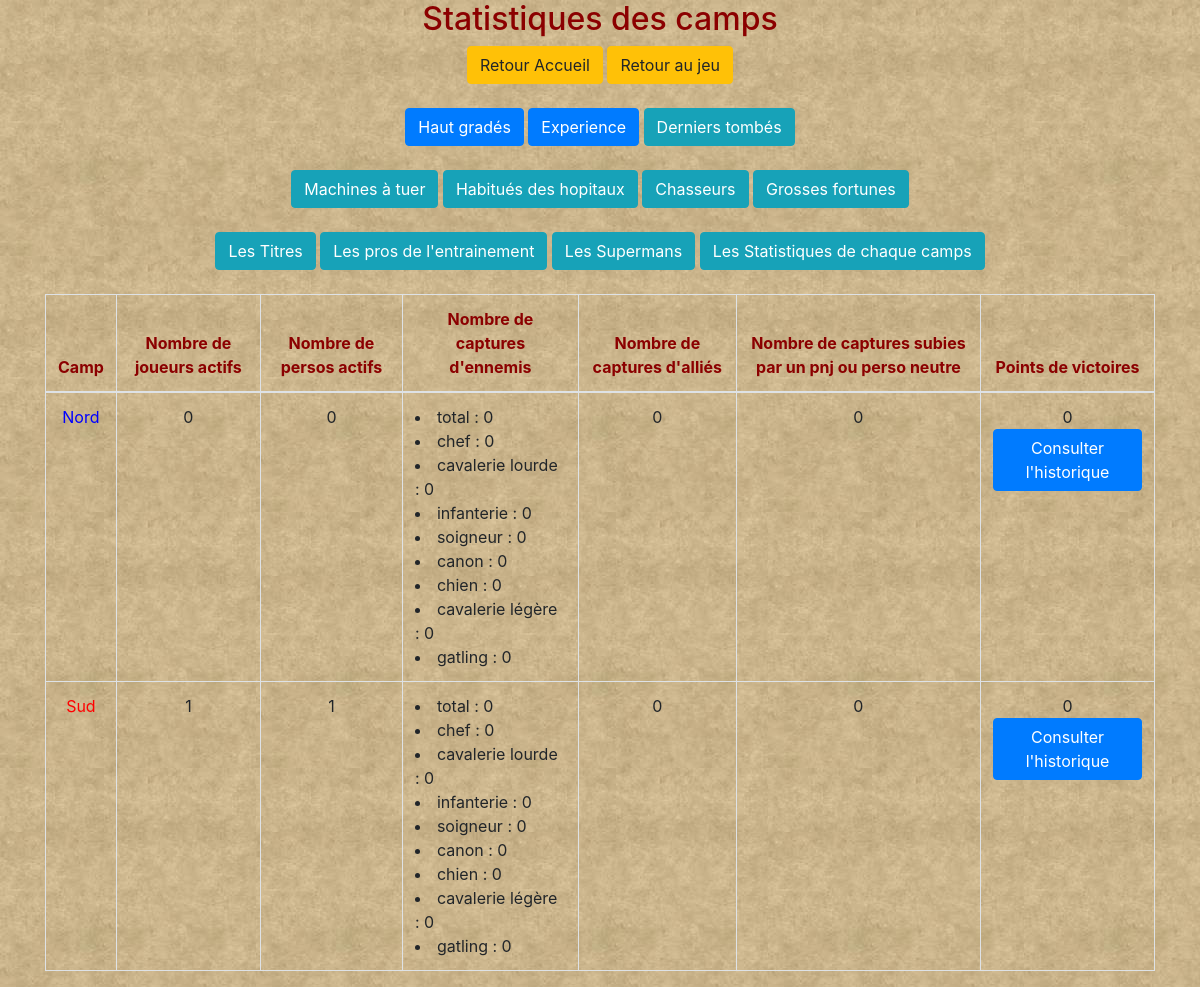
The app's page /jeu/classement.php?stats=ok with its own data.
### tables this page shows
CREATE TABLE `stats_camp_kill` (
  `id_camp` tinyint(4) NOT NULL DEFAULT '0',
  `nb_kill` int(11) NOT NULL DEFAULT '0'
);

CREATE TABLE `stats_camp_pv` (
  `id_camp` int(11) NOT NULL,
  `points_victoire` int(11) NOT NULL DEFAULT '0'
);

### nb_online.php (called while the page is built, shortened)
<?php
$sql = 'SELECT count(*) FROM nb_online WHERE ip= "'.$_SERVER['REMOTE_ADDR'].'"';
$res = $mysqli->query($sql) or die('Erreur SQL !<br />'.$sql.'<br />'.mysql_error());
?>

### jeu/classement.php (the view, shortened to what this page needs)
<?php
$mysqli = db_connexion();
include ('../nb_online.php');
?>
<!DOCTYPE HTML PUBLIC "-//W3C//DTD HTML 4.01 Transitional//EN" "http://www.w3.org/TR/html4/loose.dtd">
<html>
	<head>
		<link rel="stylesheet" href="https://stackpath.bootstrapcdn.com/bootstrap/4.3.1/css/bootstrap.min.css">
		<link rel="stylesheet" href="https://drvic10k.github.io/bootstrap-sortable/Contents/bootstrap-sortable.css" />
		<link href="//netdna.bootstrapcdn.com/font-awesome/4.0.3/css/font-awesome.css" rel="stylesheet">
	</head>
	<body background="../images/background.jpg">
		<div class="container">
<?php
if(isset($_GET["stats"]) && $_GET["stats"] == 'ok'){
	echo "<div align=\"center\"><h2><font color=darkred>Statistiques des camps</font></h2></div>";
	echo "<div align=\"center\">";
	echo "	<a class='btn btn-warning' href=\"index.php\">Retour Accueil</a>";
	echo "	<a class='btn btn-warning' href=\"jouer.php\">Retour au jeu</a>";
	echo "</div>";
	echo "<br/>";
	echo "<div align=\"center\">";
	echo "	<a class='btn btn-primary' href=\"classement.php?grade\">Haut gradés</a>";
	echo "	<a class='btn btn-primary' href=\"classement.php\">Experience</a>";
	echo "	<a class='btn btn-info' href=\"classement.php?dernier_tombe=ok\">Derniers tombés</a>";
	echo "</div>";
	echo "<br/>";
	echo "<center>";
	echo "	<a class='btn btn-info' href=\"classement.php?top=ok&classement=1\">Machines à tuer</a>";
	echo "	<a class='btn btn-info' href=\"classement.php?top=ok&classement=2\">Habitués des hopitaux</a>";
	echo "	<a class='btn btn-info' href=\"classement.php?top=ok&classement=3\">Chasseurs</a>";
	echo "	<a class='btn btn-info' href=\"classement.php?top=ok&classement=4\">Grosses fortunes</a>";
	echo "</center>";
	echo "<br/>";
	echo "<center>";
	echo "	<a class='btn btn-info' href=\"classement.php?titre=ok\">Les Titres</a>";
	echo "	<a class='btn btn-info' href=\"classement.php?training=ok\">Les pros de l'entrainement</a>";
	echo "	<a class='btn btn-info' href=\"classement.php?super=ok\">Les Supermans</a>";
	echo "	<a class='btn btn-info' href=\"classement.php?stats=ok\">Les Statistiques de chaque camps</a>";
	echo "</center>";
	echo "<br/>";
	$sql = "SELECT id_camp, nb_kill FROM stats_camp_kill";
	$res = $mysqli->query($sql);
	$sql_nbb = "SELECT id_perso FROM perso WHERE clan='1' AND est_gele='0' and chef=1";
	$res_nbb = $mysqli->query($sql_nbb);
	$nbb = $res_nbb->num_rows;
	$sql_nbr = "SELECT id_perso FROM perso WHERE clan='2' AND est_gele='0' and chef=1";
	$res_nbr = $mysqli->query($sql_nbr);
	$nbr = $res_nbr->num_rows;
	$sql_nbbact = "SELECT id_perso FROM perso WHERE clan='1' AND est_gele='0' AND est_renvoye=0";
	$res_nbbact = $mysqli->query($sql_nbbact);
	$nbbact = $res_nbbact->num_rows;
	$sql_nbract = "SELECT id_perso FROM perso WHERE clan='2' AND est_gele='0' AND est_renvoye=0";
	$res_nbract = $mysqli->query($sql_nbract);
	$nbract = $res_nbract->num_rows;
	$sql_pvictb = "SELECT points_victoire FROM stats_camp_pv WHERE id_camp='1'";
	$res_pvictb = $mysqli->query($sql_pvictb);
	$t = $res_pvictb->fetch_assoc();
	$nbvictb = $t['points_victoire'];
	$sql_pvictr = "SELECT points_victoire FROM stats_camp_pv WHERE id_camp='2'";
	$res_pvictr = $mysqli->query($sql_pvictr);
	$t = $res_pvictr->fetch_assoc();
	$nbvictr = $t['points_victoire'];
	$nb_ennemis_capt_nord = 0;
	$nb_ennemis_capt_nord_array = array(0, 0, 0, 0, 0, 0, 0, 0);
	$nb_ennemis_capt_sud = 0;
	$nb_ennemis_capt_sud_array = array(0, 0, 0, 0, 0, 0, 0, 0);
	$sql = "SELECT * FROM dernier_tombe WHERE camp_perso_capture=1 AND camp_perso_captureur=1";
	$res_ev_capt =  $mysqli->query($sql);
	$nb_allies_capt_nord = $res_ev_capt->num_rows;
	$sql = "SELECT * FROM dernier_tombe WHERE camp_perso_capture=2 AND camp_perso_captureur=2";
	$res_ev_capt =  $mysqli->query($sql);
	$nb_allies_capt_sud = $res_ev_capt->num_rows;
	$sql = "SELECT * FROM dernier_tombe WHERE camp_perso_capture=1 AND camp_perso_captureur=0";
	$res_ev_capt =  $mysqli->query($sql);
	$nb_autre_capt_nord = $res_ev_capt->num_rows;
	$sql = "SELECT * FROM dernier_tombe WHERE camp_perso_capture=2 AND camp_perso_captureur=0";
	$res_ev_capt =  $mysqli->query($sql);
	$nb_autre_capt_sud = $res_ev_capt->num_rows;
	echo "<div class='table-responsive'>";
	echo "	<table class='table table-bordered table-hover sortable' style='width:100%'>";
	echo "		<thead>";
	echo "			<tr>";
	echo "				<th style='text-align:center'><font color=darkred>Camp</font></th>";
	echo "				<th style='text-align:center'><font color=darkred>Nombre de joueurs actifs</font></th>";
	echo "				<th style='text-align:center'><font color=darkred>Nombre de persos actifs</font></th>";
	echo "				<th style='text-align:center'><font color=darkred>Nombre de captures d'ennemis</font></th>";
	echo "				<th style='text-align:center'><font color=darkred>Nombre de captures d'alliés</font></th>";
	echo "				<th style='text-align:center'><font color=darkred>Nombre de captures subies par un pnj ou perso neutre</font></th>";
	echo "				<th style='text-align:center'><font color=darkred>Points de victoires</font></th>";
	echo "			</tr>";
	echo "		</thead>";
	echo "		<tbody>";
	while ($tc_kill = $res->fetch_assoc()){
		$id_camp = $tc_kill["id_camp"];
		if($id_camp == "1"){
			$couleur_camp 	= "blue";
			$nom_camp 		= "Nord";
			$nb 			= $nbb;
			$nbact 			= $nbbact;
			$pvict 			= $nbvictb;
			$nb_kill		= $nb_ennemis_capt_nord;
			$nb_kill_array		= $nb_ennemis_capt_nord_array;
			$meutre 		= $nb_allies_capt_nord;
			$autres			= $nb_autre_capt_nord;
		}
		if($id_camp == "2"){
			$couleur_camp 	= "red";
			$nom_camp 		= "Sud";
			$nb 			= $nbr;
			$nbact 			= $nbract;
			$pvict 			= $nbvictr;
			$nb_kill		= $nb_ennemis_capt_sud;
			$nb_kill_array		= $nb_ennemis_capt_sud_array;
			$meutre 		= $nb_allies_capt_sud;
			$autres			= $nb_autre_capt_sud;
		}
		echo "			<tr>";
		echo "				<td align=center><font color=\"$couleur_camp\">".$nom_camp."</font></td>";
		echo "				<td align=center>$nb</td>";
		echo "				<td align=center>$nbact</td>";
		echo "				<td <ul><li>total : $nb_kill</li><li>chef : $nb_kill_array[0]</li><li>cavalerie lourde : $nb_kill_array[1]</li><li>infanterie : $nb_kill_array[2]</li><li>soigneur : $nb_kill_array[3]</li><li>canon : $nb_kill_array[4]</li><li>chien : $nb_kill_array[5]</li><li>cavalerie légère : $nb_kill_array[6]</li><li>gatling : $nb_kill_array[7]</li></ul></td>";
		echo "				<td align=center>$meutre</td>";
		echo "				<td align=center>$autres</td>";
		echo "				<td align='center'>".$pvict." <a href='classement.php?stats=ok&histo=".$id_camp."' class='btn btn-primary'>Consulter l'historique</a></td>";
		echo "			</tr>";
	}
	echo "		</tbody>";
	echo "	</table>";
	echo "</div>";
}
?>
		</div>
	</body>
</html>

### records on screen
stats_camp_kill: id_camp "Nord", nb "0", nbact "0", nb_kill "0", nb_kill_array "0", meutre "0", autres "0"
stats_camp_pv: points_victoire "0"
stats_camp_kill: id_camp "Sud", nb "1", nbact "1", nb_kill "0", nb_kill_array "0", meutre "0", autres "0"
stats_camp_pv: points_victoire "0"
